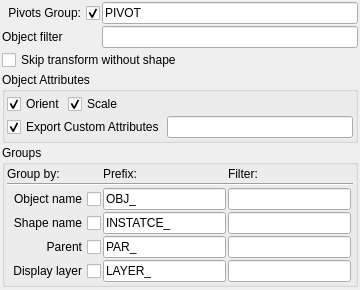
               <widget class="QWidget" name="scrollAreaWidgetContents_3">
                <property name="geometry">
                 <rect>
                  <x>0</x>
                  <y>0</y>
                  <width>360</width>
                  <height>290</height>
                 </rect>
                </property>
                <layout class="QVBoxLayout" name="verticalLayout_17">
                 <property name="spacing">
                  <number>2</number>
                 </property>
                 <property name="margin">
                  <number>2</number>
                 </property>
                 <item>
                  <layout class="QGridLayout" name="gridLayout_3">
                   <item row="1" column="2">
                    <widget class="QLineEdit" name="expPivotsGlobalGroupName_le">
                     <property name="toolTip">
                      <string>&lt;!DOCTYPE HTML PUBLIC &quot;-//W3C//DTD HTML 4.0//EN&quot; &quot;http://www.w3.org/TR/REC-html40/strict.dtd&quot;&gt;
&lt;html&gt;&lt;head&gt;&lt;meta name=&quot;qrichtext&quot; content=&quot;1&quot; /&gt;&lt;style type=&quot;text/css&quot;&gt;
p, li { white-space: pre-wrap; }
&lt;/style&gt;&lt;/head&gt;&lt;body style=&quot; font-family:'MS Shell Dlg 2'; font-size:8.25pt; font-weight:400; font-style:normal;&quot;&gt;
&lt;p style=&quot; margin-top:0px; margin-bottom:0px; margin-left:0px; margin-right:0px; -qt-block-indent:0; text-indent:0px;&quot;&gt;&lt;span style=&quot; font-size:8pt;&quot;&gt;Main pivots group name&lt;/span&gt;&lt;/p&gt;&lt;/body&gt;&lt;/html&gt;</string>
                     </property>
                     <property name="text">
                      <string>PIVOT</string>
                     </property>
                    </widget>
                   </item>
                   <item row="2" column="1">
                    <widget class="QLabel" name="label_22">
                     <property name="text">
                      <string>Object filter</string>
                     </property>
                    </widget>
                   </item>
                   <item row="2" column="2">
                    <widget class="QLineEdit" name="pivotFilter_le">
                     <property name="toolTip">
                      <string>&lt;!DOCTYPE HTML PUBLIC &quot;-//W3C//DTD HTML 4.0//EN&quot; &quot;http://www.w3.org/TR/REC-html40/strict.dtd&quot;&gt;
&lt;html&gt;&lt;head&gt;&lt;meta name=&quot;qrichtext&quot; content=&quot;1&quot; /&gt;&lt;style type=&quot;text/css&quot;&gt;
p, li { white-space: pre-wrap; }
&lt;/style&gt;&lt;/head&gt;&lt;body style=&quot; font-family:'MS Shell Dlg 2'; font-size:8.25pt; font-weight:400; font-style:normal;&quot;&gt;
&lt;p style=&quot; margin-top:0px; margin-bottom:0px; margin-left:0px; margin-right:0px; -qt-block-indent:0; text-indent:0px;&quot;&gt;&lt;span style=&quot; font-size:8pt;&quot;&gt;Filter objects by name&lt;/span&gt;&lt;/p&gt;&lt;/body&gt;&lt;/html&gt;</string>
                     </property>
                     <property name="text">
                      <string/>
                     </property>
                    </widget>
                   </item>
                   <item row="3" column="1" colspan="2">
                    <widget class="QCheckBox" name="pivSkipTransform_cb">
                     <property name="toolTip">
                      <string>Do not export transfom nodes without shape</string>
                     </property>
                     <property name="text">
                      <string>Skip transform without shape</string>
                     </property>
                    </widget>
                   </item>
                   <item row="1" column="1">
                    <widget class="QCheckBox" name="pivotGroupEnable_cb">
                     <property name="toolTip">
                      <string>&lt;!DOCTYPE HTML PUBLIC &quot;-//W3C//DTD HTML 4.0//EN&quot; &quot;http://www.w3.org/TR/REC-html40/strict.dtd&quot;&gt;
&lt;html&gt;&lt;head&gt;&lt;meta name=&quot;qrichtext&quot; content=&quot;1&quot; /&gt;&lt;style type=&quot;text/css&quot;&gt;
p, li { white-space: pre-wrap; }
&lt;/style&gt;&lt;/head&gt;&lt;body style=&quot; font-family:'MS Shell Dlg 2'; font-size:8.25pt; font-weight:400; font-style:normal;&quot;&gt;
&lt;p style=&quot; margin-top:0px; margin-bottom:0px; margin-left:0px; margin-right:0px; -qt-block-indent:0; text-indent:0px;&quot;&gt;&lt;span style=&quot; font-size:8pt;&quot;&gt;Enable/disable global Pivot group&lt;/span&gt;&lt;/p&gt;&lt;/body&gt;&lt;/html&gt;</string>
                     </property>
                     <property name="layoutDirection">
                      <enum>Qt::RightToLeft</enum>
                     </property>
                     <property name="text">
                      <string>Pivots Group:</string>
                     </property>
                     <property name="checked">
                      <bool>true</bool>
                     </property>
                    </widget>
                   </item>
                  </layout>
                 </item>
                 <item>
                  <widget class="QGroupBox" name="pivotAttr_gb">
                   <property name="title">
                    <string>Object Attributes</string>
                   </property>
                   <property name="checkable">
                    <bool>false</bool>
                   </property>
                   <layout class="QVBoxLayout" name="verticalLayout_3">
                    <property name="spacing">
                     <number>2</number>
                    </property>
                    <property name="margin">
                     <number>2</number>
                    </property>
                    <item>
                     <layout class="QGridLayout" name="gridLayout_5">
                      <item row="0" column="0">
                       <widget class="QCheckBox" name="exportOrient_cb">
                        <property name="toolTip">
                         <string>&lt;!DOCTYPE HTML PUBLIC &quot;-//W3C//DTD HTML 4.0//EN&quot; &quot;http://www.w3.org/TR/REC-html40/strict.dtd&quot;&gt;
&lt;html&gt;&lt;head&gt;&lt;meta name=&quot;qrichtext&quot; content=&quot;1&quot; /&gt;&lt;style type=&quot;text/css&quot;&gt;
p, li { white-space: pre-wrap; }
&lt;/style&gt;&lt;/head&gt;&lt;body style=&quot; font-family:'MS Shell Dlg 2'; font-size:8.25pt; font-weight:400; font-style:normal;&quot;&gt;
&lt;p style=&quot; margin-top:0px; margin-bottom:0px; margin-left:0px; margin-right:0px; -qt-block-indent:0; text-indent:0px;&quot;&gt;&lt;span style=&quot; font-size:8pt;&quot;&gt;Export rotate as point attribute.&lt;/span&gt;&lt;/p&gt;
&lt;p style=&quot; margin-top:0px; margin-bottom:0px; margin-left:0px; margin-right:0px; -qt-block-indent:0; text-indent:0px;&quot;&gt;&lt;span style=&quot; font-size:8pt;&quot;&gt;attrib: &lt;/span&gt;&lt;span style=&quot; font-size:8pt; font-weight:600;&quot;&gt;orient&lt;/span&gt;&lt;/p&gt;
&lt;p style=&quot; margin-top:0px; margin-bottom:0px; margin-left:0px; margin-right:0px; -qt-block-indent:0; text-indent:0px;&quot;&gt;&lt;span style=&quot; font-size:8pt;&quot;&gt;type: vector4 (Quaternion)&lt;/span&gt;&lt;/p&gt;&lt;/body&gt;&lt;/html&gt;</string>
                        </property>
                        <property name="text">
                         <string>Orient</string>
                        </property>
                        <property name="checked">
                         <bool>true</bool>
                        </property>
                       </widget>
                      </item>
                      <item row="0" column="1">
                       <widget class="QCheckBox" name="scale_cb">
                        <property name="toolTip">
                         <string>&lt;!DOCTYPE HTML PUBLIC &quot;-//W3C//DTD HTML 4.0//EN&quot; &quot;http://www.w3.org/TR/REC-html40/strict.dtd&quot;&gt;
&lt;html&gt;&lt;head&gt;&lt;meta name=&quot;qrichtext&quot; content=&quot;1&quot; /&gt;&lt;style type=&quot;text/css&quot;&gt;
p, li { white-space: pre-wrap; }
&lt;/style&gt;&lt;/head&gt;&lt;body style=&quot; font-family:'MS Shell Dlg 2'; font-size:8.25pt; font-weight:400; font-style:normal;&quot;&gt;
&lt;p style=&quot; margin-top:0px; margin-bottom:0px; margin-left:0px; margin-right:0px; -qt-block-indent:0; text-indent:0px;&quot;&gt;&lt;span style=&quot; font-size:8pt;&quot;&gt;Export scale as point attribute.&lt;/span&gt;&lt;/p&gt;
&lt;p style=&quot; margin-top:0px; margin-bottom:0px; margin-left:0px; margin-right:0px; -qt-block-indent:0; text-indent:0px;&quot;&gt;&lt;span style=&quot; font-size:8pt;&quot;&gt;attrib: &lt;/span&gt;&lt;span style=&quot; font-size:8pt; font-weight:600;&quot;&gt;scale&lt;/span&gt;&lt;/p&gt;
&lt;p style=&quot; margin-top:0px; margin-bottom:0px; margin-left:0px; margin-right:0px; -qt-block-indent:0; text-indent:0px;&quot;&gt;&lt;span style=&quot; font-size:8pt;&quot;&gt;type: vector3&lt;/span&gt;&lt;/p&gt;&lt;/body&gt;&lt;/html&gt;</string>
                        </property>
                        <property name="text">
                         <string>Scale</string>
                        </property>
                        <property name="checked">
                         <bool>true</bool>
                        </property>
                       </widget>
                      </item>
                      <item row="0" column="2">
                       <spacer name="horizontalSpacer_3">
                        <property name="orientation">
                         <enum>Qt::Horizontal</enum>
                        </property>
                        <property name="sizeHint" stdset="0">
                         <size>
                          <width>40</width>
                          <height>20</height>
                         </size>
                        </property>
                       </spacer>
                      </item>
                     </layout>
                    </item>
                    <item>
                     <layout class="QHBoxLayout" name="horizontalLayout_6">
                      <item>
                       <widget class="QCheckBox" name="customPivotAttr_cb">
                        <property name="toolTip">
                         <string>Enable\disable export custom attributes</string>
                        </property>
                        <property name="text">
                         <string>Export Custom Attributes</string>
                        </property>
                        <property name="checked">
                         <bool>true</bool>
                        </property>
                       </widget>
                      </item>
                      <item>
                       <widget class="QLineEdit" name="customPivotAttr_le">
                        <property name="toolTip">
                         <string>&lt;html&gt;
	&lt;head&gt;
		&lt;title&gt;HTML Online Editor Sample&lt;/title&gt;
	&lt;/head&gt;
	&lt;body&gt;
		&lt;p&gt;
			&lt;span style=&quot; font-family:'sans-serif'; font-size:8pt; color:#000000; background-color:#ffffff;&quot;&gt;Create &lt;/span&gt;&lt;span style=&quot; font-family:'sans-serif'; font-size:8pt; text-decoration: underline; color:#000000; background-color:#ffffff;&quot;&gt;point&lt;/span&gt;&lt;span style=&quot; font-family:'sans-serif'; font-size:8pt; color:#000000; background-color:#ffffff;&quot;&gt; attributes from object (shape, transform). &lt;/span&gt;&lt;/p&gt;
		&lt;p style=&quot; margin-top:0px; margin-bottom:0px; margin-left:0px; margin-right:0px; -qt-block-indent:0; text-indent:0px;&quot;&gt;
			&lt;span style=&quot; font-family:'sans-serif'; font-size:8pt; color:#000000; background-color:#ffffff;&quot;&gt;Separate your attribute names with space.&lt;/span&gt;&lt;/p&gt;
		&lt;p style=&quot; margin-top:0px; margin-bottom:0px; margin-left:0px; margin-right:0px; -qt-block-indent:0; text-indent:0px;&quot;&gt;
			&lt;span style=&quot; font-family:'sans-serif'; font-size:8pt; color:#000000; background-color:#ffffff;&quot;&gt;Supported types: &lt;/span&gt;&lt;/p&gt;
		&lt;p style=&quot; margin-top:0px; margin-bottom:0px; margin-left:0px; margin-right:0px; -qt-block-indent:0; text-indent:0px;&quot;&gt;
			&lt;span style=&quot; font-family:'sans-serif'; font-size:8pt; font-style:italic; color:#000000; background-color:#ffffff;&quot;&gt;bool (int)&lt;/span&gt;&lt;/p&gt;
		&lt;p style=&quot; margin-top:0px; margin-bottom:0px; margin-left:0px; margin-right:0px; -qt-block-indent:0; text-indent:0px;&quot;&gt;
			&lt;span style=&quot; font-family:'sans-serif'; font-size:8pt; font-style:italic; color:#000000; background-color:#ffffff;&quot;&gt;int&lt;/span&gt;&lt;/p&gt;
		&lt;p style=&quot; margin-top:0px; margin-bottom:0px; margin-left:0px; margin-right:0px; -qt-block-indent:0; text-indent:0px;&quot;&gt;
			&lt;span style=&quot; font-family:'sans-serif'; font-size:8pt; font-style:italic; color:#000000; background-color:#ffffff;&quot;&gt;float&lt;/span&gt;&lt;/p&gt;
		&lt;p style=&quot; margin-top:0px; margin-bottom:0px; margin-left:0px; margin-right:0px; -qt-block-indent:0; text-indent:0px;&quot;&gt;
			&lt;span style=&quot; font-family:'sans-serif'; font-size:8pt; font-style:italic; color:#000000; background-color:#ffffff;&quot;&gt;vector2&lt;/span&gt;&lt;/p&gt;
		&lt;p style=&quot; margin-top:0px; margin-bottom:0px; margin-left:0px; margin-right:0px; -qt-block-indent:0; text-indent:0px;&quot;&gt;
			&lt;span style=&quot; font-family:'sans-serif'; font-size:8pt; font-style:italic; color:#000000; background-color:#ffffff;&quot;&gt;vector3&lt;/span&gt;&lt;/p&gt;
		&lt;p style=&quot; margin-top:0px; margin-bottom:0px; margin-left:0px; margin-right:0px; -qt-block-indent:0; text-indent:0px;&quot;&gt;
			&lt;span style=&quot; font-family:'sans-serif'; font-size:8pt; font-style:italic; color:#000000; background-color:#ffffff;&quot;&gt;vector4&lt;/span&gt;&lt;/p&gt;
		&lt;p style=&quot; margin-top:0px; margin-bottom:0px; margin-left:0px; margin-right:0px; -qt-block-indent:0; text-indent:0px;&quot;&gt;
			&lt;span style=&quot; font-family:'sans-serif'; font-size:8pt; color:#000000; background-color:#ffffff;&quot;&gt;Default = 0&lt;/span&gt;&lt;/p&gt;
		&lt;p style=&quot; margin-top:0px; margin-bottom:0px; margin-left:0px; margin-right:0px; -qt-block-indent:0; text-indent:0px;&quot;&gt;
			&lt;span style=&quot; font-family:'MS Shell Dlg 2'; font-size:8pt;&quot;&gt;In brackets, you can specify a default value&lt;/span&gt;&lt;/p&gt;
		&lt;p style=&quot; margin-top:0px; margin-bottom:0px; margin-left:0px; margin-right:0px; -qt-block-indent:0; text-indent:0px;&quot;&gt;
			&lt;span style=&quot; font-family:'sans-serif'; font-size:8pt; color:#000000; background-color:#ffffff;&quot;&gt;Example:&lt;/span&gt;&lt;/p&gt;
		&lt;p style=&quot; margin-top:0px; margin-bottom:0px; margin-left:0px; margin-right:0px; -qt-block-indent:0; text-indent:0px;&quot;&gt;
			&lt;span style=&quot; font-family:'sans-serif'; font-size:8pt; font-style:italic; color:#000000; background-color:#ffffff;&quot;&gt;myAttr(1)&lt;/span&gt;&lt;/p&gt;&lt;/body&gt;
&lt;/html&gt;</string>
                        </property>
                       </widget>
                      </item>
                     </layout>
                    </item>
                    <item>
                     <layout class="QVBoxLayout" name="attrTable_pivot_ly"/>
                    </item>
                   </layout>
                  </widget>
                 </item>
                 <item>
                  <layout class="QVBoxLayout" name="verticalLayout_7"/>
                 </item>
                 <item>
                  <widget class="QGroupBox" name="groupBox_9">
                   <property name="title">
                    <string>Groups</string>
                   </property>
                   <layout class="QGridLayout" name="gridLayout_7">
                    <property name="margin">
                     <number>2</number>
                    </property>
                    <property name="spacing">
                     <number>2</number>
                    </property>
                    <item row="4" column="2">
                     <widget class="QLineEdit" name="expPivotObj_le">
                      <property name="toolTip">
                       <string>Object name filter</string>
                      </property>
                     </widget>
                    </item>
                    <item row="6" column="2">
                     <widget class="QLineEdit" name="expPivotParent_le">
                      <property name="toolTip">
                       <string>Parent name filter</string>
                      </property>
                     </widget>
                    </item>
                    <item row="5" column="2">
                     <widget class="QLineEdit" name="expPivotShape_le">
                      <property name="toolTip">
                       <string>Shape name filter</string>
                      </property>
                     </widget>
                    </item>
                    <item row="2" column="0">
                     <widget class="QLabel" name="label_17">
                      <property name="text">
                       <string>Group by:</string>
                      </property>
                     </widget>
                    </item>
                    <item row="3" column="0" colspan="4">
                     <widget class="Line" name="line_7">
                      <property name="orientation">
                       <enum>Qt::Horizontal</enum>
                      </property>
                     </widget>
                    </item>
                    <item row="2" column="2">
                     <widget class="QLabel" name="label_18">
                      <property name="text">
                       <string>Filter:</string>
                      </property>
                     </widget>
                    </item>
                    <item row="4" column="0">
                     <widget class="QCheckBox" name="expPivotObj_cb">
                      <property name="toolTip">
                       <string>&lt;!DOCTYPE HTML PUBLIC &quot;-//W3C//DTD HTML 4.0//EN&quot; &quot;http://www.w3.org/TR/REC-html40/strict.dtd&quot;&gt;
&lt;html&gt;&lt;head&gt;&lt;meta name=&quot;qrichtext&quot; content=&quot;1&quot; /&gt;&lt;style type=&quot;text/css&quot;&gt;
p, li { white-space: pre-wrap; }
&lt;/style&gt;&lt;/head&gt;&lt;body style=&quot; font-family:'MS Shell Dlg 2'; font-size:8.25pt; font-weight:400; font-style:normal;&quot;&gt;
&lt;p style=&quot; margin-top:0px; margin-bottom:0px; margin-left:0px; margin-right:0px; -qt-block-indent:0; text-indent:0px;&quot;&gt;&lt;span style=&quot; font-size:8pt;&quot;&gt;Create point groups by object name&lt;/span&gt;&lt;/p&gt;
&lt;p style=&quot; margin-top:0px; margin-bottom:0px; margin-left:0px; margin-right:0px; -qt-block-indent:0; text-indent:0px;&quot;&gt;&lt;span style=&quot; font-size:8pt;&quot;&gt;&amp;lt;prefix&amp;gt;&amp;lt;nodeName&amp;gt;&lt;/span&gt;&lt;/p&gt;&lt;/body&gt;&lt;/html&gt;</string>
                      </property>
                      <property name="layoutDirection">
                       <enum>Qt::RightToLeft</enum>
                      </property>
                      <property name="text">
                       <string>Object name</string>
                      </property>
                     </widget>
                    </item>
                    <item row="5" column="0">
                     <widget class="QCheckBox" name="expPivotShape_cb">
                      <property name="toolTip">
                       <string>&lt;!DOCTYPE HTML PUBLIC &quot;-//W3C//DTD HTML 4.0//EN&quot; &quot;http://www.w3.org/TR/REC-html40/strict.dtd&quot;&gt;
&lt;html&gt;&lt;head&gt;&lt;meta name=&quot;qrichtext&quot; content=&quot;1&quot; /&gt;&lt;style type=&quot;text/css&quot;&gt;
p, li { white-space: pre-wrap; }
&lt;/style&gt;&lt;/head&gt;&lt;body style=&quot; font-family:'MS Shell Dlg 2'; font-size:8.25pt; font-weight:400; font-style:normal;&quot;&gt;
&lt;p style=&quot; margin-top:0px; margin-bottom:0px; margin-left:0px; margin-right:0px; -qt-block-indent:0; text-indent:0px;&quot;&gt;&lt;span style=&quot; font-size:8pt;&quot;&gt;Create point groups by shape name&lt;/span&gt;&lt;/p&gt;
&lt;p style=&quot; margin-top:0px; margin-bottom:0px; margin-left:0px; margin-right:0px; -qt-block-indent:0; text-indent:0px;&quot;&gt;&lt;span style=&quot; font-size:8pt;&quot;&gt;&amp;lt;prefix&amp;gt;&amp;lt;nodeName&amp;gt;&lt;/span&gt;&lt;/p&gt;&lt;/body&gt;&lt;/html&gt;</string>
                      </property>
                      <property name="layoutDirection">
                       <enum>Qt::RightToLeft</enum>
                      </property>
                      <property name="text">
                       <string>Shape name</string>
                      </property>
                     </widget>
                    </item>
                    <item row="6" column="0">
                     <widget class="QCheckBox" name="expPivotParent_cb">
                      <property name="toolTip">
                       <string>&lt;!DOCTYPE HTML PUBLIC &quot;-//W3C//DTD HTML 4.0//EN&quot; &quot;http://www.w3.org/TR/REC-html40/strict.dtd&quot;&gt;
&lt;html&gt;&lt;head&gt;&lt;meta name=&quot;qrichtext&quot; content=&quot;1&quot; /&gt;&lt;style type=&quot;text/css&quot;&gt;
p, li { white-space: pre-wrap; }
&lt;/style&gt;&lt;/head&gt;&lt;body style=&quot; font-family:'MS Shell Dlg 2'; font-size:8.25pt; font-weight:400; font-style:normal;&quot;&gt;
&lt;p style=&quot; margin-top:0px; margin-bottom:0px; margin-left:0px; margin-right:0px; -qt-block-indent:0; text-indent:0px;&quot;&gt;&lt;span style=&quot; font-size:8pt;&quot;&gt;Create point groups by parent name&lt;/span&gt;&lt;/p&gt;
&lt;p style=&quot; margin-top:0px; margin-bottom:0px; margin-left:0px; margin-right:0px; -qt-block-indent:0; text-indent:0px;&quot;&gt;&lt;span style=&quot; font-size:8pt;&quot;&gt;&amp;lt;prefix&amp;gt;&amp;lt;nodeName&amp;gt;&lt;/span&gt;&lt;/p&gt;&lt;/body&gt;&lt;/html&gt;</string>
                      </property>
                      <property name="layoutDirection">
                       <enum>Qt::RightToLeft</enum>
                      </property>
                      <property name="text">
                       <string>Parent</string>
                      </property>
                     </widget>
                    </item>
                    <item row="4" column="1">
                     <widget class="QLineEdit" name="expPivotObjPref_le">
                      <property name="toolTip">
                       <string>Object group prefix</string>
                      </property>
                      <property name="text">
                       <string>OBJ_</string>
                      </property>
                     </widget>
                    </item>
                    <item row="5" column="1">
                     <widget class="QLineEdit" name="expPivotShapePref_le">
                      <property name="toolTip">
                       <string>Shape group prefix</string>
                      </property>
                      <property name="text">
                       <string>INSTATCE_</string>
                      </property>
                     </widget>
                    </item>
                    <item row="6" column="1">
                     <widget class="QLineEdit" name="expPivotParentPref_le">
                      <property name="toolTip">
                       <string>Parent group prefix</string>
                      </property>
                      <property name="text">
                       <string>PAR_</string>
                      </property>
                     </widget>
                    </item>
                    <item row="2" column="1">
                     <widget class="QLabel" name="label_19">
                      <property name="text">
                       <string>Prefix:</string>
                      </property>
                     </widget>
                    </item>
                    <item row="7" column="0">
                     <widget class="QCheckBox" name="expPivotLayer_cb">
                      <property name="toolTip">
                       <string>&lt;!DOCTYPE HTML PUBLIC &quot;-//W3C//DTD HTML 4.0//EN&quot; &quot;http://www.w3.org/TR/REC-html40/strict.dtd&quot;&gt;
&lt;html&gt;&lt;head&gt;&lt;meta name=&quot;qrichtext&quot; content=&quot;1&quot; /&gt;&lt;style type=&quot;text/css&quot;&gt;
p, li { white-space: pre-wrap; }
&lt;/style&gt;&lt;/head&gt;&lt;body style=&quot; font-family:'MS Shell Dlg 2'; font-size:8.25pt; font-weight:400; font-style:normal;&quot;&gt;
&lt;p style=&quot; margin-top:0px; margin-bottom:0px; margin-left:0px; margin-right:0px; -qt-block-indent:0; text-indent:0px;&quot;&gt;&lt;span style=&quot; font-size:8pt;&quot;&gt;Groups by display layers&lt;/span&gt;&lt;/p&gt;
&lt;p style=&quot; margin-top:0px; margin-bottom:0px; margin-left:0px; margin-right:0px; -qt-block-indent:0; text-indent:0px;&quot;&gt;&lt;span style=&quot; font-size:8pt;&quot;&gt;&amp;lt;prefix&amp;gt;&amp;lt;layerName&amp;gt;&lt;/span&gt;&lt;/p&gt;&lt;/body&gt;&lt;/html&gt;</string>
                      </property>
                      <property name="layoutDirection">
                       <enum>Qt::RightToLeft</enum>
                      </property>
                      <property name="text">
                       <string>Display layer</string>
                      </property>
                     </widget>
                    </item>
                    <item row="7" column="1">
                     <widget class="QLineEdit" name="expPivotLayerPref_le">
                      <property name="toolTip">
                       <string>&lt;!DOCTYPE HTML PUBLIC &quot;-//W3C//DTD HTML 4.0//EN&quot; &quot;http://www.w3.org/TR/REC-html40/strict.dtd&quot;&gt;
&lt;html&gt;&lt;head&gt;&lt;meta name=&quot;qrichtext&quot; content=&quot;1&quot; /&gt;&lt;style type=&quot;text/css&quot;&gt;
p, li { white-space: pre-wrap; }
&lt;/style&gt;&lt;/head&gt;&lt;body style=&quot; font-family:'MS Shell Dlg 2'; font-size:8.25pt; font-weight:400; font-style:normal;&quot;&gt;
&lt;p style=&quot; margin-top:0px; margin-bottom:0px; margin-left:0px; margin-right:0px; -qt-block-indent:0; text-indent:0px;&quot;&gt;&lt;span style=&quot; font-size:8pt;&quot;&gt;Display layer group prefix&lt;/span&gt;&lt;/p&gt;&lt;/body&gt;&lt;/html&gt;</string>
                      </property>
                      <property name="text">
                       <string>LAYER_</string>
                      </property>
                     </widget>
                    </item>
                    <item row="7" column="2">
                     <widget class="QLineEdit" name="expPivotlayer_le">
                      <property name="toolTip">
                       <string>&lt;!DOCTYPE HTML PUBLIC &quot;-//W3C//DTD HTML 4.0//EN&quot; &quot;http://www.w3.org/TR/REC-html40/strict.dtd&quot;&gt;
&lt;html&gt;&lt;head&gt;&lt;meta name=&quot;qrichtext&quot; content=&quot;1&quot; /&gt;&lt;style type=&quot;text/css&quot;&gt;
p, li { white-space: pre-wrap; }
&lt;/style&gt;&lt;/head&gt;&lt;body style=&quot; font-family:'MS Shell Dlg 2'; font-size:8.25pt; font-weight:400; font-style:normal;&quot;&gt;
&lt;p style=&quot; margin-top:0px; margin-bottom:0px; margin-left:0px; margin-right:0px; -qt-block-indent:0; text-indent:0px;&quot;&gt;&lt;span style=&quot; font-size:8pt;&quot;&gt;Display layer name filter&lt;/span&gt;&lt;/p&gt;
&lt;p style=&quot; margin-top:0px; margin-bottom:0px; margin-left:0px; margin-right:0px; -qt-block-indent:0; text-indent:0px;&quot;&gt;&lt;span style=&quot; font-size:8pt;&quot;&gt;If the prefix is not found, use default group name &amp;lt;prefis&amp;gt;&amp;quot;deflayer&amp;quot;&lt;/span&gt;&lt;/p&gt;&lt;/body&gt;&lt;/html&gt;</string>
                      </property>
                     </widget>
                    </item>
                   </layout>
                  </widget>
                 </item>
                 <item>
                  <spacer name="verticalSpacer">
                   <property name="orientation">
                    <enum>Qt::Vertical</enum>
                   </property>
                   <property name="sizeHint" stdset="0">
                    <size>
                     <width>20</width>
                     <height>40</height>
                    </size>
                   </property>
                  </spacer>
                 </item>
                </layout>
               </widget>
